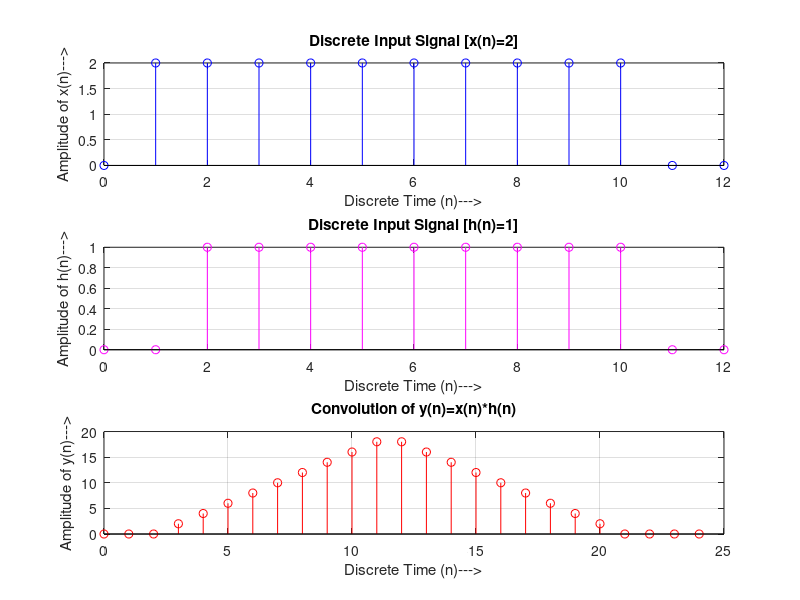

Write the MATLAB code that produced this figure.
% LINEAR CONVOLUTION_1
n=0:1:12;
x=2.*(n>=1&n<=10);
h=1.*(n>=2&n<=10);
N1=length(x);
N2=length(h);
subplot(3,1,1);
stem(n,x,'b');
xlabel('Discrete Time (n)--->');
ylabel('Amplitude of x(n)--->');
title('Discrete Input Signal [x(n)=2]');
grid on;
subplot(3,1,2);
stem(n,h,'m');
xlabel('Discrete Time (n)--->');
ylabel('Amplitude of h(n)--->');
title('Discrete Input Signal [h(n)=1]');
grid on;
y=conv(x,h);
n1=0:1:N1+N2-2;
subplot(3,1,3);
stem(n1,y,'r');
xlabel('Discrete Time (n)--->');
ylabel('Amplitude of y(n)--->');
title('Convolution of y(n)=x(n)*h(n)');
grid on;
